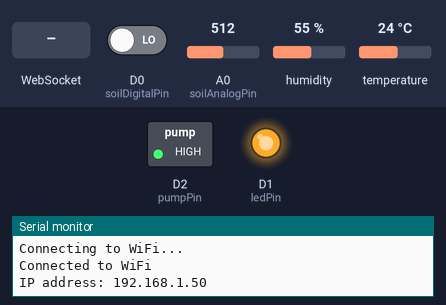
A sketch run on a simulated ESP8266 (NodeMCU). Shown: switched loads named in the sketch (green lamp = pin HIGH), output pins drawn as LEDs (lit = HIGH), the last lines printed to the serial monitor. The inputs (shaded band) are chosen by the test bench; at power-on: D0 (soilDigitalPin) LOW, A0 (soilAnalogPin) = 512, humidity 55 %, temperature 24 °C. WiFi joins after 1.5 s; servers stay silent unless stated.

Above: at 3.2 s.
3.3 s: WebSocket text "on" received
At 4.7 s:
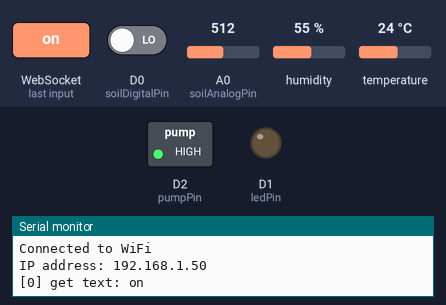
5.5 s: WebSocket text "pump_on" received
At 7.1 s:
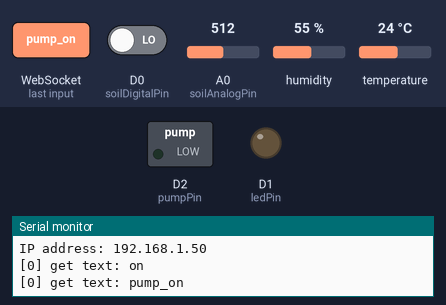
7.5 s: WebSocket text "off" received
At 8.4 s:
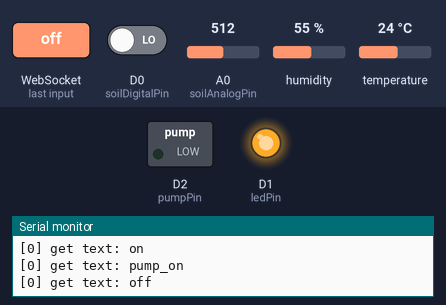
Timing chart, 0 to 10.5 s (numbered marks = the images above; inputs shaded):
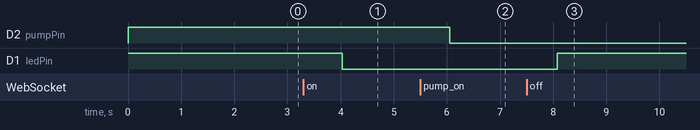

Measured:
- after the input at 3.3 s, D1 (ledPin): HIGH → LOW after 0.73 s
- after the input at 5.5 s, D2 (pumpPin): HIGH → LOW after 0.55 s
- after the input at 7.5 s, D1 (ledPin): LOW → HIGH after 0.57 s

The sketch:

Nhom3_SmartGarden.ino
```cpp
#include <ESP8266WiFi.h>
#include <WebSocketsServer.h>
#include <DHT.h>

const char *ssid = "Duong2G";
const char *password = "ngocanh286";
const int ledPin = D1;         // Chân GPIO1 (D1) được sử dụng cho kênh đèn của module relay
const int pumpPin = D2;        // Chân GPIO2 (D2) được sử dụng cho kênh máy bơm của module relay
const int dhtPin = D3;         // Chân GPIO3 (D3) được sử dụng cho cảm biến DHT11
const int soilDigitalPin = D0; // Chân GPIO0 (D0) được sử dụng cho cảm biến độ ẩm đất (Digital Output)
const int soilAnalogPin = A0;  // Chân A0 được sử dụng cho cảm biến độ ẩm đất (Analog Output)
const int relayOn = LOW;       // Tín hiệu kích hoạt kênh relay
const int relayOff = HIGH;     // Tín hiệu ngắt kênh relay

bool autoWateringEnabled = false;    // Trạng thái chế độ tự động tưới nước
const int desiredMoistureLevel = 60; // Đặt mức độ ẩm đất mong muốn tại đây

DHT dht(dhtPin, DHT11);
WebSocketsServer webSocket = WebSocketsServer(81);

void startWebSocket()
{
    webSocket.begin();
    webSocket.onEvent(webSocketEvent);
}

void webSocketEvent(uint8_t num, WStype_t type, uint8_t *payload, size_t length)
{
    switch (type)
    {
    case WStype_TEXT:
        Serial.printf("[%u] get text: %s\n", num, payload);
        String message = (char *)payload;
        webSocket.sendTXT(num, payload); // Thông báo nội dung nhận được cho client
        if (message == "on")
        {
            digitalWrite(ledPin, relayOn); // Bật đèn khi nhận tin "on"
            webSocket.broadcastTXT("Hi All! LED is turned ON");
            // Thông báo trạng thái bật đèn cho tất cả client đang kết nối
        }
        else if (message == "off")
        { // Tắt đèn khi nhận tin "off"
            digitalWrite(ledPin, relayOff);
            webSocket.broadcastTXT("Hi All! LED is turned OFF");
            // Thông báo trạng thái tắt đèn cho tất cả client đang kết nối
        }
        else if (message == "pump_on")
        {
            digitalWrite(pumpPin, relayOn); // Bật máy bơm khi nhận tin "pump_on"
            webSocket.broadcastTXT("Hi All! Pump is turned ON");
            // Thông báo trạng thái bật máy bơm cho tất cả client đang kết nối
        }
        else if (message == "pump_off")
        { // Tắt máy bơm khi nhận tin "pump_off"
            digitalWrite(pumpPin, relayOff);
            webSocket.broadcastTXT("Hi All! Pump is turned OFF");
            // Thông báo trạng thái tắt máy bơm cho tất cả client đang kết nối
        }
        else if (message == "auto_on")
        {
            autoWateringEnabled = true; // Bật chế độ tự động tưới nước
            webSocket.broadcastTXT("Hi All! Auto watering is turned ON");
            // Thông báo trạng thái bật chế độ tự động tưới nước cho tất cả client đang kết nối
        }
        else if (message == "auto_off")
        {
            autoWateringEnabled = false; // Tắt chế độ tự động tưới nước
            webSocket.broadcastTXT("Hi All! Auto watering is turned OFF");
            // Thông báo trạng thái tắt chế độ tự động tưới nước cho tất cả client đang kết nối
        }
        break;
    }
}

void setup()
{
    Serial.begin(115200);
    pinMode(ledPin, OUTPUT);
    pinMode(pumpPin, OUTPUT);
    digitalWrite(ledPin, relayOff);
    digitalWrite(pumpPin, relayOff);

    dht.begin();

    WiFi.begin(ssid, password);
    while (WiFi.status() != WL_CONNECTED)
    {
        delay(1000);
        Serial.println("Connecting to WiFi...");
    }

    Serial.println("Connected to WiFi");
    Serial.print("IP address: ");
    Serial.println(WiFi.localIP());

    startWebSocket();
}

void loop()
{
    webSocket.loop();

    // Đọc nhiệt độ và độ ẩm từ cảm biến DHT11
    float temperature = dht.readTemperature();
    float humidity = dht.readHumidity();

    // Đọc độ ẩm đất (Digital Output)
    int soilDigital = digitalRead(soilDigitalPin);

    // Độ ẩm đất (Analog Output)
    int soilAnalog = analogRead(soilAnalogPin);

    // Chuyển độ ẩm đất từ giátrị analog sang tỉ lệ phần trăm
    float soilMoisture = map(soilAnalog, 0, 1023, 0, 100);

    // Chuẩn bị dữ liệu để gửi lên client
    String data = String(temperature) + "," + String(humidity) + "," + String(soilMoisture);
    webSocket.broadcastTXT(data);

    // Kiểm tra trạng thái chế độ tự động tưới nước và thực hiện hành động tương ứng
    if (autoWateringEnabled == true)
    {
        webSocket.broadcastTXT("Auto on");
        if (soilMoisture < desiredMoistureLevel)
        {
            digitalWrite(pumpPin, relayOn); // Bật máy bơm
        }
        else
        {
            digitalWrite(pumpPin, relayOff);
        }
    }
    else {
      webSocket.broadcastTXT("Auto off");
    }

    delay(2000); // Đợi 2 giây trước khi đọc dữ liệu lại
}
```
